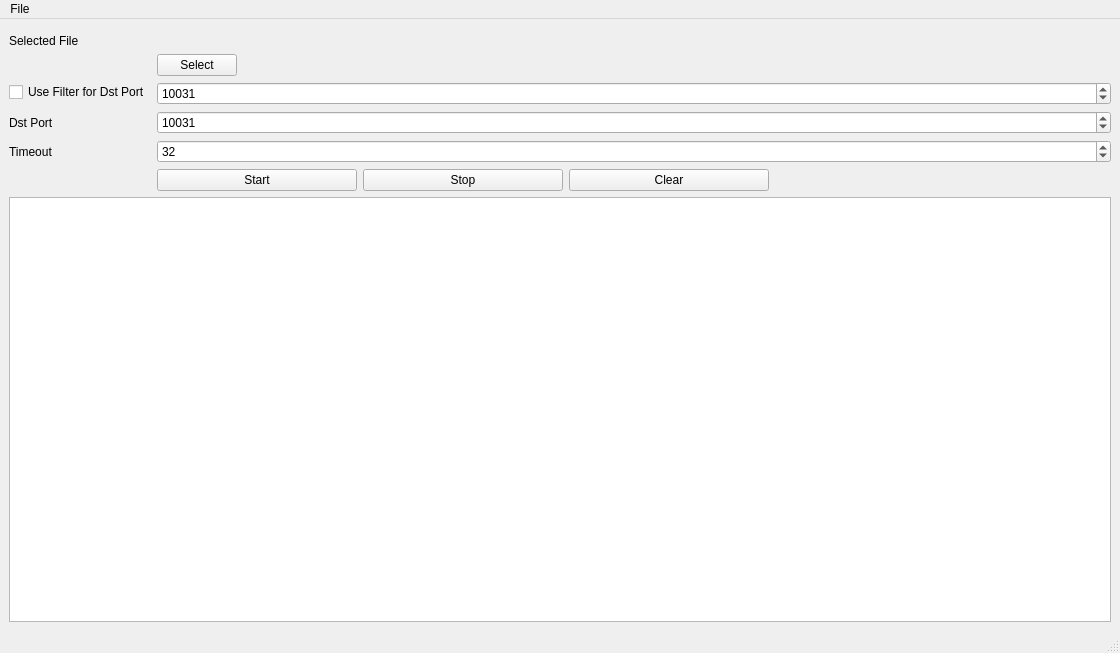
<?xml version="1.0" encoding="UTF-8"?>
<ui version="4.0">
 <class>MainWindow</class>
 <widget class="QMainWindow" name="MainWindow">
  <property name="geometry">
   <rect>
    <x>0</x>
    <y>0</y>
    <width>1120</width>
    <height>653</height>
   </rect>
  </property>
  <property name="windowTitle">
   <string>AnalyzePcapUdp</string>
  </property>
  <widget class="QWidget" name="centralwidget">
   <layout class="QVBoxLayout" name="verticalLayout">
    <item>
     <layout class="QFormLayout" name="formLayout">
      <item row="1" column="0">
       <layout class="QHBoxLayout" name="horizontalLayout">
        <property name="leftMargin">
         <number>0</number>
        </property>
        <property name="topMargin">
         <number>0</number>
        </property>
       </layout>
      </item>
      <item row="7" column="0">
       <widget class="QCheckBox" name="chbFilterDstPort">
        <property name="text">
         <string>Use Filter for Dst Port</string>
        </property>
       </widget>
      </item>
      <item row="7" column="1">
       <widget class="QSpinBox" name="sbFilterDstPort">
        <property name="maximum">
         <number>65535</number>
        </property>
        <property name="value">
         <number>10031</number>
        </property>
       </widget>
      </item>
      <item row="10" column="0">
       <widget class="QLabel" name="label">
        <property name="sizePolicy">
         <sizepolicy hsizetype="Expanding" vsizetype="Preferred">
          <horstretch>0</horstretch>
          <verstretch>0</verstretch>
         </sizepolicy>
        </property>
        <property name="text">
         <string>Dst Port</string>
        </property>
       </widget>
      </item>
      <item row="10" column="1">
       <widget class="QSpinBox" name="sbDstPort">
        <property name="maximumSize">
         <size>
          <width>16777215</width>
          <height>16777215</height>
         </size>
        </property>
        <property name="maximum">
         <number>65535</number>
        </property>
        <property name="value">
         <number>10031</number>
        </property>
       </widget>
      </item>
      <item row="3" column="0">
       <widget class="QLabel" name="label_2">
        <property name="text">
         <string>Selected File</string>
        </property>
       </widget>
      </item>
      <item row="3" column="1">
       <widget class="QLabel" name="lbSelectedFile">
        <property name="sizePolicy">
         <sizepolicy hsizetype="Expanding" vsizetype="Preferred">
          <horstretch>0</horstretch>
          <verstretch>0</verstretch>
         </sizepolicy>
        </property>
        <property name="minimumSize">
         <size>
          <width>100</width>
          <height>0</height>
         </size>
        </property>
        <property name="text">
         <string/>
        </property>
       </widget>
      </item>
      <item row="11" column="0">
       <widget class="QLabel" name="label_3">
        <property name="text">
         <string>Timeout</string>
        </property>
       </widget>
      </item>
      <item row="11" column="1">
       <widget class="QSpinBox" name="sbTimeout">
        <property name="maximum">
         <number>99999999</number>
        </property>
        <property name="value">
         <number>32</number>
        </property>
       </widget>
      </item>
      <item row="4" column="1">
       <layout class="QHBoxLayout" name="horizontalLayout_2">
        <property name="topMargin">
         <number>0</number>
        </property>
        <item>
         <widget class="QPushButton" name="pbSelect">
          <property name="maximumSize">
           <size>
            <width>200</width>
            <height>16777215</height>
           </size>
          </property>
          <property name="text">
           <string>Select</string>
          </property>
         </widget>
        </item>
        <item>
         <spacer name="horizontalSpacer">
          <property name="orientation">
           <enum>Qt::Horizontal</enum>
          </property>
          <property name="sizeHint" stdset="0">
           <size>
            <width>40</width>
            <height>20</height>
           </size>
          </property>
         </spacer>
        </item>
       </layout>
      </item>
      <item row="12" column="1">
       <layout class="QHBoxLayout" name="horizontalLayout_3">
        <property name="topMargin">
         <number>0</number>
        </property>
        <item>
         <widget class="QPushButton" name="pbStart">
          <property name="maximumSize">
           <size>
            <width>200</width>
            <height>16777215</height>
           </size>
          </property>
          <property name="text">
           <string>Start</string>
          </property>
         </widget>
        </item>
        <item>
         <widget class="QPushButton" name="pbStop">
          <property name="maximumSize">
           <size>
            <width>200</width>
            <height>16777215</height>
           </size>
          </property>
          <property name="text">
           <string>Stop</string>
          </property>
         </widget>
        </item>
        <item>
         <widget class="QPushButton" name="pbClear">
          <property name="maximumSize">
           <size>
            <width>200</width>
            <height>16777215</height>
           </size>
          </property>
          <property name="text">
           <string>Clear</string>
          </property>
         </widget>
        </item>
       </layout>
      </item>
     </layout>
    </item>
    <item>
     <widget class="QListView" name="lvOutput"/>
    </item>
   </layout>
  </widget>
  <widget class="QMenuBar" name="menubar">
   <property name="geometry">
    <rect>
     <x>0</x>
     <y>0</y>
     <width>1120</width>
     <height>21</height>
    </rect>
   </property>
   <widget class="QMenu" name="menuFile">
    <property name="title">
     <string>File</string>
    </property>
    <addaction name="actionOpen"/>
   </widget>
   <addaction name="menuFile"/>
  </widget>
  <widget class="QStatusBar" name="statusbar"/>
  <action name="actionOpen">
   <property name="text">
    <string>Open</string>
   </property>
  </action>
 </widget>
 <resources/>
 <connections/>
</ui>
